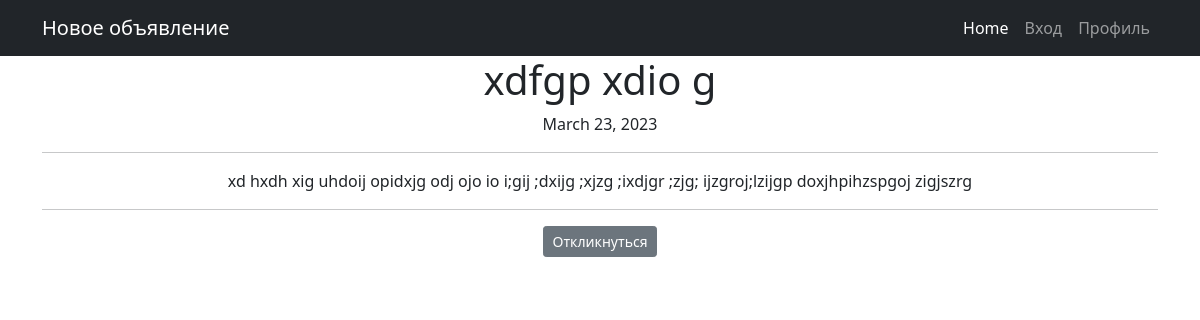
Before: /ads/15 with the older database file.
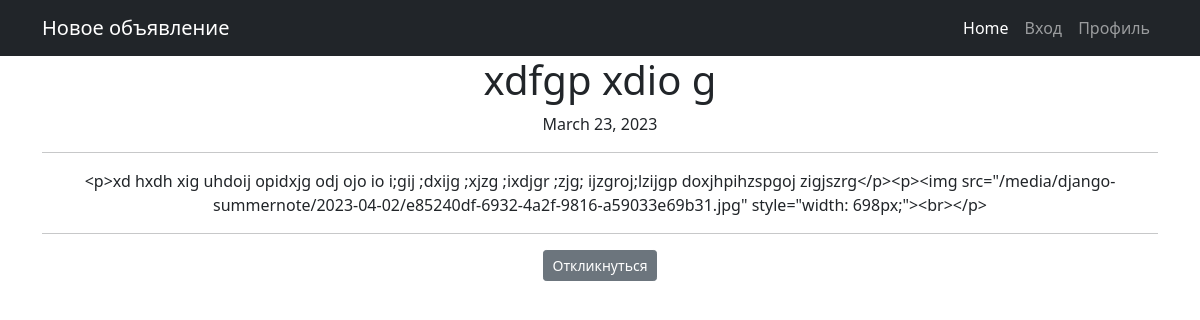
After: the same page with the newer database file.
### ads/models.py (models this page shows, shortened)
class Post(models.Model):
    author = models.ForeignKey(Author, on_delete=models.CASCADE)
    time_in = models.DateField(auto_now_add=True)
    category = models.ManyToManyField(Category, through = 'PostCategory')
    title = models.CharField(max_length=100)
    text = models.TextField()

### ads/views.py (the view)
# urls.py: path('<int:pk>', AdsDetail.as_view(), name='ads_detail'),
class AdsDetail(DetailView):
    model = Post
    template_name = 'flatpages/ad.html'
    context_object_name = 'ad'

### templates/flatpages/ad.html (shortened to what this page needs)
{% extends 'flatpages/default.html' %}
{% block content %}
<h1>{{ ad.title }}</h1>
{{ ad.time_in }}
<hr>
{{ ad.text }}
<hr>
<p class="text-center"><a href="{{ ad.pk }}/reply" class="btn btn-secondary btn-sm">Откликнуться</a></p>
{% endblock content %}

Changed rows visible on the page:
changed Post "xdfgp xdio g": text "xd hxdh xig uhdoij opidxjg odj ojo io i;gij ;dxijg ;xjzg ;ixdjgr ;zjg; ijzgroj;lzijgp doxjhpihzspgoj zigjszrg" → "<p>xd hxdh xig uhdoij opidxjg odj ojo io i;gij ;dxijg ;xjzg ;ixdjgr ;zjg; ijzgroj;lzijgp doxjhpihzspgoj zigjszrg</p><p><img src=\"/media/django-summernote/2023-04-02/e85240df-6932-4a2f-9816-a59033e69b31.jpg\" style=\"width: 698px;\"><br></p>"
